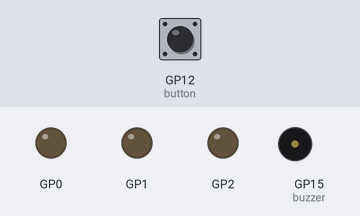
The program below on a simulated Raspberry Pi Pico running MicroPython. Shown: output pins drawn as LEDs (lit = HIGH), buzzer (waves = sounding). The test bench sets the inputs (shaded band); at power-on: GP12 (button) HIGH. Random numbers come from a fixed seed. At 9.1 s the program stops and its outputs stay as they are.

Above: at 1.2 s.
1.3 s: GP12 (button) pulled LOW for 0.15 s
At 7.8 s:
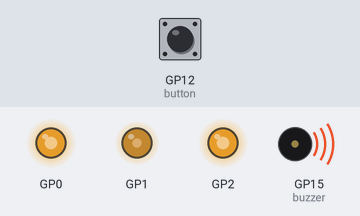
At 9.4 s:
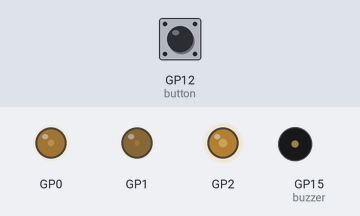
Timing chart, 0 to 10.6 s (numbered marks = the images above; inputs shaded):
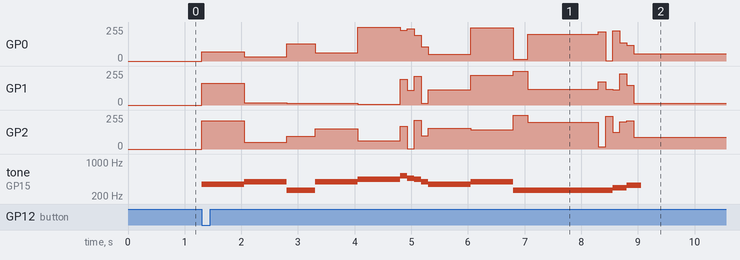

The program:

ButtonWithRickRoll.py
```python
from machine import Pin, PWM
import random
from time import sleep

button = Pin(12, Pin.IN, Pin.PULL_UP)

pressed = False

while not pressed:
    if button.value() == 0:
        pressed = True

buzzer = PWM(Pin(15))
buzzer.duty_u16(32768)

class rgb_led:
  def __init__(self,pin_r=0,pin_g=1,pin_b=2,freq = 1000):
    self.r = PWM(Pin(pin_r))
    self.g = PWM(Pin(pin_g))
    self.b = PWM(Pin(pin_b))

    self.r.freq(freq)
    self.g.freq(freq)
    self.b.freq(freq)

  def show_colour(self,rgb_tuple):
    #Converts from 0-255 to 65535-0
    r,g,b = rgb_tuple

    r_true = r*256 + 255
    self.r.duty_u16(r_true)

    g_true = g*256 + 255
    self.g.duty_u16(g_true)

    b_true = b*256 +255
    self.b.duty_u16(b_true)

led = rgb_led(0,1,2)

def play_notes(buzzer,notes,dur,colours_r,colours_g,colours_b):
    buzzer.duty_u16(32768)
    for ii in range(len(notes)):
        buzzer.freq(notes[ii])
        led.show_colour((colours_r[ii],colours_g[ii],colours_b[ii]))
        sleep(dur[ii])

    buzzer.duty_u16(0)

notes = [349,392,261,392,440,523,466,440,392,349,392,261,261,261,261,294,294,329,329]
dur = [0.75,0.75,0.5,0.75,0.75,0.125,0.125,0.125,0.125,0.75,0.75,0.25,1.25,0.125,0.125,0.125,0.125,0.125,0.125]

colours_r = [random.randint(0,256) for x in range(len(notes))]
colours_g = [random.randint(0,256) for x in range(len(notes))]
colours_b = [random.randint(0,256) for x in range(len(notes))]

new_notes = []
new_dur = []

for x in notes:
    new_notes.append(x)

for y in notes:
    new_dur.append(y*1.5)

play_notes(buzzer,new_notes,dur,colours_r,colours_g,colours_b)
```
